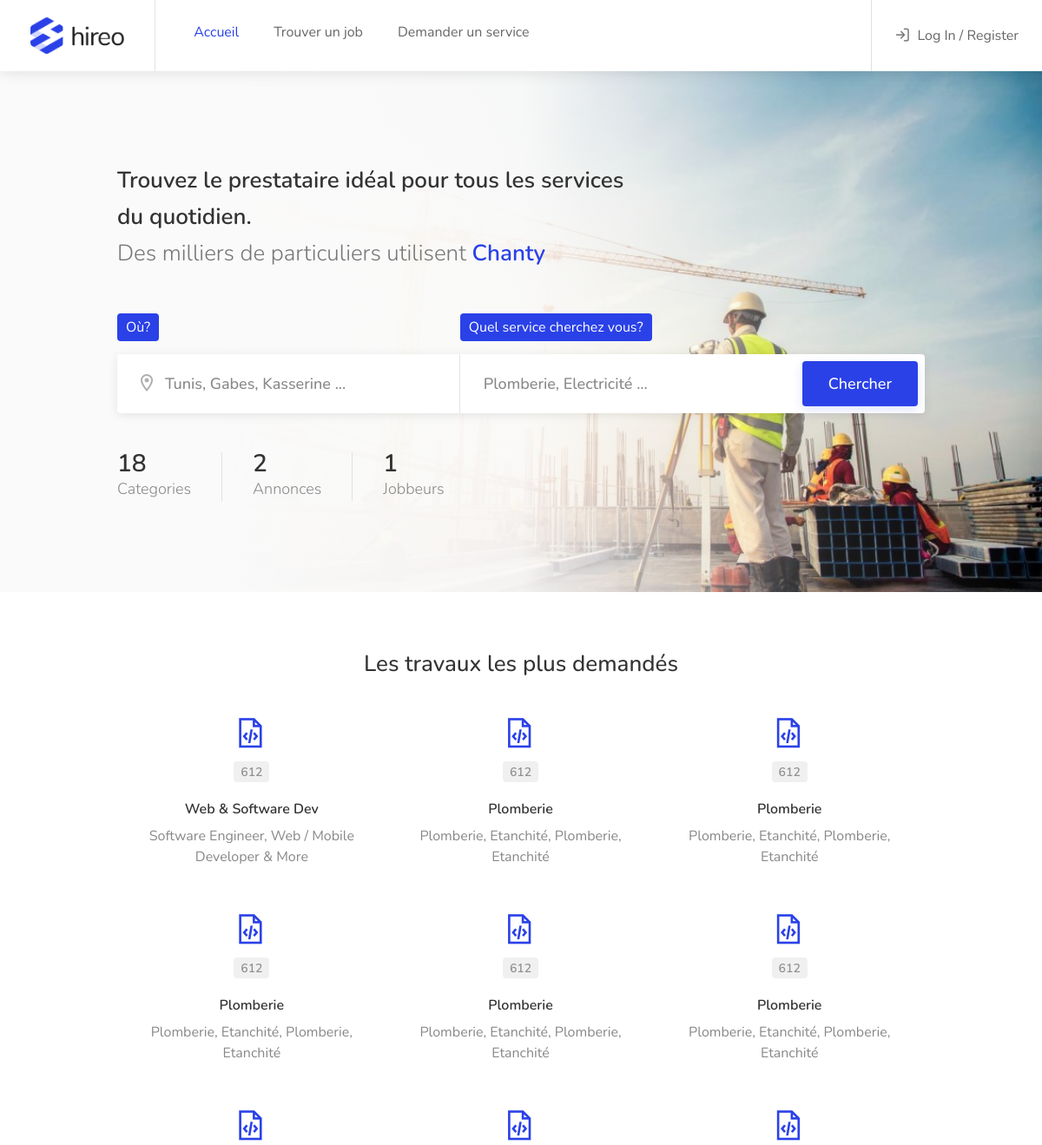
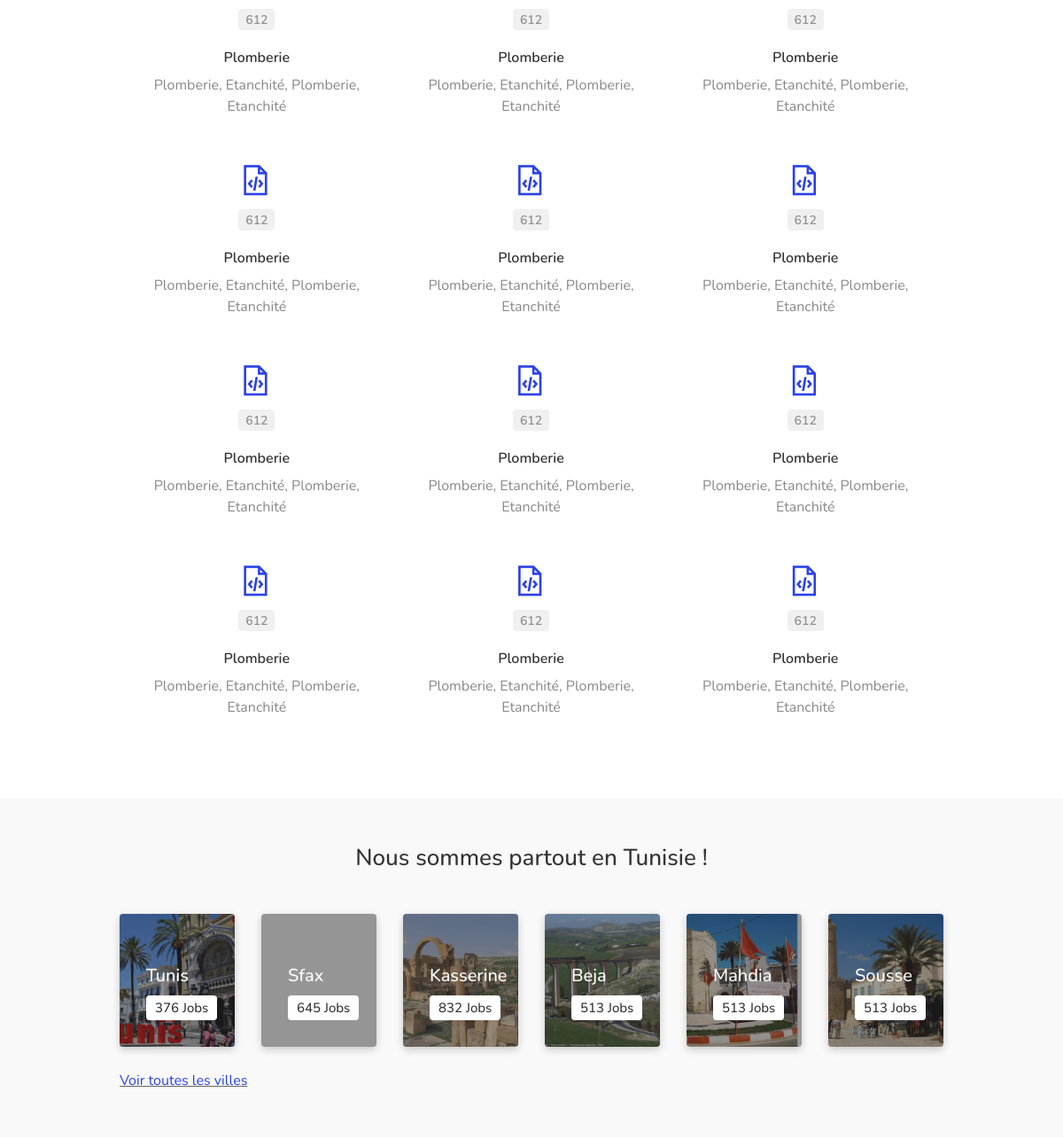
Before: / (upper part) with the older database file (2 pictures, top to bottom).
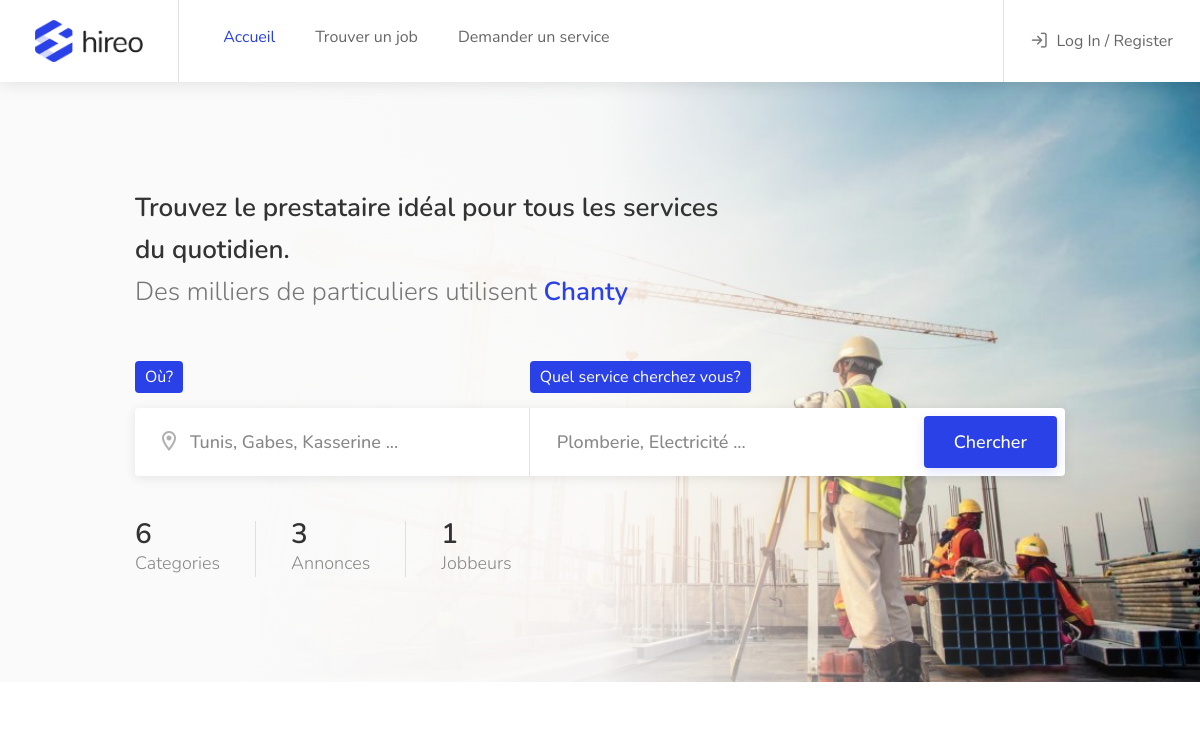
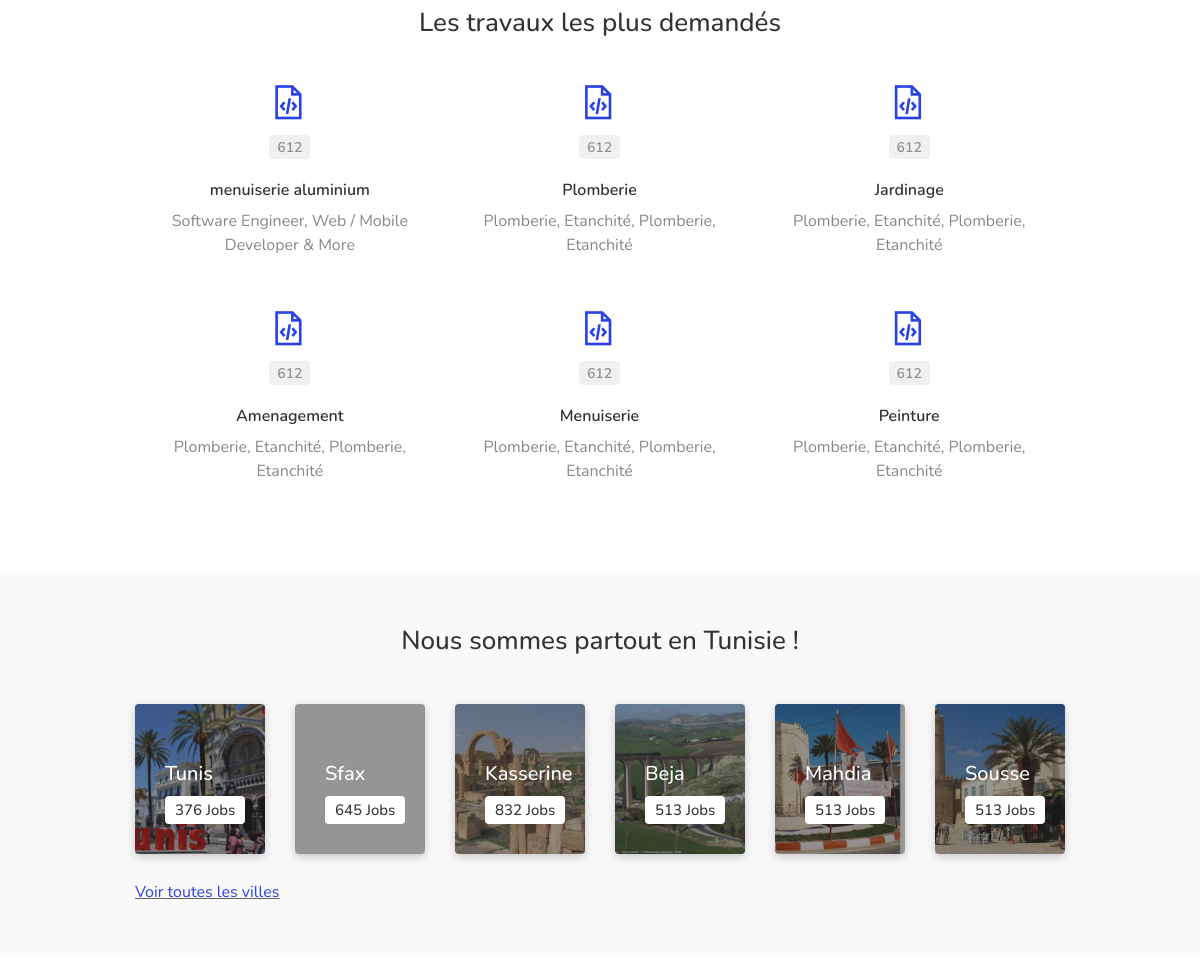
After: the same page with the newer database file (2 pictures, top to bottom).
### tables this page shows
CREATE TABLE `categorie` (
  `id` int(11) NOT NULL,
  `nom` varchar(255) NOT NULL,
  `description` varchar(255) NOT NULL,
  `photo` varchar(255) NOT NULL
);

### controller/home.controller.php (called while the page is built, shortened)
<?php
    require ('model/annonce.php');
    require ('model/categorie.php');
    require ('model/utilisateur.php');
    $categories=categorie::getCategories();
    $nbCategories=categorie::getNbCategories();
    $nbAnnonces=annonce::getNbAnnonces();
    $nbJobbeurs=utilisateur::getNbJobbeurs();
    if(isset($_SESSION["user"])){
        $store=$_SESSION['user'];
        $user=unserialize($store);
        require('view/login/loggedIn.view.php');
    }
    else{
        require('view/login/loggedOut.view.php');
    }
    require('view/home.view.php');
    require('view/template/template.php');
?>

### model/categorie.php (called while the page is built, shortened)
<?php
class categorie{
    public static function getCategories(){
        global $db;
        $req = $db->prepare('SELECT id,nom, description,photo FROM categorie;');
        $req->execute();
        return $req;
    }
    public static function getNbCategories(){
    	global $db;
		$req = $db->query("SELECT  COUNT(*) as NbCat FROM categorie;" );
		$donnees = $req->fetch();
		return $donnees['NbCat'];
    }
}

### model/annonce.php (called while the page is built, shortened)
<?php
class annonce{
    public static function getNbAnnonces(){
        global $db;
        $req = $db->prepare('select count(*) as nb from annonce;');
        $req->execute();
        $res=$req->fetch();
        return $res['nb'];
    }
}
?>

### model/utilisateur.php (called while the page is built, shortened)
<?php
class utilisateur{
    public static function getNbJobbeurs(){
        global $db;
        $req = $db->prepare('select count(*) as nb from utilisateur where type="jobbeur";');
        $req->execute();
        $res=$req->fetch();
        return $res['nb'];
    }
}

### view/home.view.php (the view, shortened to what this page needs)
<div class="intro-banner" data-background-image="public/images/home-background.jpg">
	<div class="container">
		<div class="row">
			<div class="col-md-12">
				<div class="banner-headline">
					<h3>
						<strong>Trouvez le prestataire idéal pour tous les services du quotidien.</strong>
						<br>
						<span>Des milliers de particuliers utilisent <strong class="color">Chanty</strong></span>
					</h3>
				</div>
			</div>
		</div>
		<div class="row">
			<div class="col-md-12">
				<div class="intro-banner-search-form margin-top-95">
					<div class="intro-search-field with-autocomplete">
						<label for="autocomplete-input" class="field-title ripple-effect">Où?</label>
						<div class="input-with-icon">
							<input id="autocomplete-input" type="text" placeholder="Tunis, Gabes, Kasserine ...">
						</div>
					</div>
					<div class="intro-search-field">
						<label for ="intro-keywords" class="field-title ripple-effect">Quel service cherchez vous?</label>
						<input id="intro-keywords" type="text" placeholder="Plomberie, Electricité ...">
					</div>
					<div class="intro-search-button">
						<button class="button ripple-effect" onclick="window.location.href='jobs-list-layout-full-page-map.html'">Chercher</button>
					</div>
				</div>
			</div>
		</div>
		<div class="row">
			<div class="col-md-12">
				<ul class="intro-stats margin-top-45 hide-under-992px">
					<li>
						<strong class="counter"> <?= $nbCategories ?></strong>
						<span>Categories</span>
					</li>
					<li>
						<strong class="counter"><?= $nbAnnonces ?></strong>
						<span>Annonces</span>
					</li>
					<li>
						<strong class="counter"><?= $nbJobbeurs ?></strong>
						<span>Jobbeurs</span>
					</li>
				</ul>
			</div>
		</div>
	</div>
</div>
<div class="section margin-top-65">
	<div class="container">
		<div class="row">
			<div class="col-xl-12">
				<div class="section-headline centered margin-bottom-15">
					<h3>Les travaux les plus demandés</h3>
				</div>
				<div class="categories-container">
                    <?php
				    while($categorie=$categories->fetch()){
				     ?>
					<a href="jobs-grid-layout-full-page.html" class="category-box">
						<div class="category-box-icon">
							<i class="<?= $categorie["photo"]?>"></i>
						</div>
						<div class="category-box-counter">612</div>
						<div class="category-box-content">
							<h3><?= $categorie["nom"] ?></h3>
							<p><?= $categorie["description"]?></p>
						</div>
					</a>
				    <?php
				    }
				    ?>
                </div>
            </div>
        </div>
    </div>
</div>
<div class="section gray margin-top-65 margin-bottom-65 padding-bottom-50 padding-top-50">
	<div class="container">
		<div class="row">
			<div class="col-xl-12">
				<div class="section-headline centered margin-top-0 margin-bottom-45">
					<h3>Nous sommes partout en Tunisie !</h3>
				</div>
			</div>
                <div class="col-xl-2 col-md-2">
                    <a href="jobs-list-layout-1.html" class="photo-box" data-background-image="public/images/villes/tunis.jpg">
                        <div class="photo-box-content">
                            <h3>Tunis</h3>
                            <span>376 Jobs</span>
                        </div>
                    </a>
                </div>
                <div class="col-xl-2 col-md-6">
                    <a href="jobs-list-layout-full-page-map.html" class="photo-box" data-background-image="public/images/villes/sfax.jpg">
                        <div class="photo-box-content">
                            <h3>Sfax</h3>
                            <span>645 Jobs</span>
                        </div>
                    </a>
                </div>
                <div class="col-xl-2 col-md-6">
                    <a href="jobs-grid-layout-full-page.html" class="photo-box" data-background-image="public/images/villes/kasserine.jpg">
                        <div class="photo-box-content">
                            <h3>Kasserine</h3>
                            <span>832 Jobs</span>
                        </div>
                    </a>
                </div>
                <div class="col-xl-2 col-md-6">
                    <a href="jobs-list-layout-2.html" class="photo-box" data-background-image="public/images/villes/beja.jpg">
                        <div class="photo-box-content">
                            <h3>Beja</h3>
                            <span>513 Jobs</span>
                        </div>
                    </a>
                </div>
                <div class="col-xl-2 col-md-6">
                    <a href="jobs-list-layout-2.html" class="photo-box" data-background-image="public/images/villes/mahdia.jpg">
                        <div class="photo-box-content">
                            <h3>Mahdia</h3>
                            <span>513 Jobs</span>
                        </div>
                    </a>
                </div>
                <div class="col-xl-2 col-md-6">
                    <a href="jobs-list-layout-2.html" class="photo-box" data-background-image="public/images/villes/sousse.jpg">
                        <div class="photo-box-content">
                            <h3>Sousse</h3>
                            <span>513 Jobs</span>
                        </div>
                    </a>
                </div>
			<div class="col-xl-12">
				<div class="font-size-3 font-weight-medium d-block " style="text-decoration: underline;">
					<a href="villes.html">
                        Voir toutes les villes
                    </a>
				</div>
			</div>
		</div>
	</div>
</div>
<?php $content = ob_get_clean(); ?>

### view/login/loggedOut.view.php (shortened to what this page needs)
<div class="right-side">
<div class="header-widget">
    <a href="#sign-in-dialog" class="popup-with-zoom-anim log-in-button"><i class="icon-feather-log-in"></i> <span>Log In / Register</span></a>
</div>
</div>
<?php $rightSide= ob_get_clean();?>

### index.php (shortened to what this page needs)
<?php
$controller='home';
if(isset($_REQUEST['controller'])){
    $controller=$_REQUEST['controller'];
    switch($controller){
        default:
        include('controller/'.$controller.'.controller.php');
    }
}
else{
    include('controller/'.$controller.'.controller.php');
}
?>

### view/template/template.php (shortened to what this page needs)
<!doctype html>
<html lang="en">
<head>
<link rel="stylesheet" href="public/css/style.css">
<link rel="stylesheet" href="public/css/colors/blue.css">
</head><body>
<div id="wrapper">
<header id="header-container" class="fullwidth">
	<div id="header">
		<div class="container">
			<div class="left-side">
				<div id="logo">
					<a href="index.php"><img src="public/images/logo.png" alt=""></a>
				</div>
				<nav id="navigation">
					<ul id="responsive">
						<li>
							<a href="index.php" class="current">Accueil</a>
						</li>
						<li>
							<a href="#">Trouver un job</a>
						</li>
						<li>
							<a href="#">Demander un service</a>
						</li>
					</ul>
				</nav>
			</div>
			<?= $rightSide?>
		</div>
	</div>
</header>
<?php if(isset($dashboard)){?>
	<div class="dashboard-container">
	<?php echo($dashboard);
	if(isset($content))echo($content);
	?>
	</div>
	<?php
}else{
?>
<div>
<?php if(isset($content))echo($content); ?>
</div>
<?php }?>
</div>
</body>
</html>

### public/css/colors/blue.css (style rules this page uses)
a,.header-widget .log-in-button:hover i,.notification-text span.color,.header-notifications-content .notification-text span.color,ul.user-menu-small-nav li a:hover,ul.user-menu-small-nav li a:hover i,#navigation ul li:hover a:after,#navigation ul li a.current,#navigation ul li a.current:after,#navigation ul li:hover a,#breadcrumbs ul li a:hover,#breadcrumbs.white ul li a:hover,.single-page-header .header-details li a:hover,.blog-post-content h3 a:hover,#posts-nav li a:hover,.task-tags span,.freelancer-detail-item a:hover,.list-4 li:before,.list-3 li:before,.list-2 li:before,.list-1 li:before,.share-buttons-content span strong,.keyword,.banner-headline strong.color,.category-box-icon,.recommended .pricing-plan-label,.recommended .pricing-plan-label strong,.boxed-widget.summary li.total-costs span,.testimonial-box:before,.single-counter h3,.popup-tabs-nav li.active a,.dialog-with-tabs .forgot-password:hover,.dropdown-menu>li>a:hover,.dropdown-menu>.active>a,.dropdown-menu>.active>a:hover,.bootstrap-select .dropdown-menu li.selected a span.check-mark:before,.bootstrap-select .dropdown-menu li.selected:hover a span.check-mark:before,.boxed-list-headline h3 i,.boxed-list-item .item-details .detail-item a:hover,.job-overview .job-overview-inner ul li i,.dashboard-nav ul:before,.dashboard-nav ul li.active-submenu a i,.dashboard-nav ul li.active a i,.dashboard-nav ul li:hover a i,.dashboard-nav ul li.active-submenu a,.dashboard-nav ul li:hover a,.dashboard-nav ul li.active a,.dashboard-nav ul li.active-submenu a:after,.dashboard-nav ul li.active a:after,.dashboard-nav ul li:hover a:after,.dashboard-box .headline h3 i,.help-icon,.header-widget .log-in-button:hover,.header-widget .log-in-button:hover i { color:#2a41e8 }
#backtotop a,.header-notifications-trigger span,a.header-notifications-button,#navigation ul ul.dropdown-nav ul.dropdown-nav li:hover a:after,#navigation ul ul.dropdown-nav li:hover a:after,.mm-menu em.mm-counter,.language-switcher.bootstrap-select.btn-group.open button,.language-switcher.bootstrap-select.btn-group button:hover,.footer-links ul li a span:before,.newsletter button,.pagination ul li a.current-page,a.blog-post-info:hover,#posts-nav li a:hover span,.comment-by a.reply:hover,.contact-address-headline:after,.enable-filters-button span,.enable-filters-button i,.job-listing.with-apply-button:hover .list-apply-button,.letters-list a.current,span.button,button.button,input[type=button],input[type=submit],a.button,.list-1 li:before,mark.color,table.basic-table th,.copy-url .copy-url-button,.keyword-input-container .keyword-input-button,.tags-container input[type=checkbox]:checked+label,input:checked+.switch-button,.radio input[type=radio]+label .radio-label:after,.uploadButton .uploadButton-button:hover,.pricing-plan .button:hover,.pricing-plan.recommended .button,.pricing-plan .recommended-badge,.payment-tab-trigger>input:checked~label::after,.breathing-icon,.icon-box-check,.testimonial-author span,.qtyInc:hover,.qtyDec:hover,#sign-in-dialog .mfp-close:hover,#small-dialog-1 .mfp-close:hover,#small-dialog-2 .mfp-close:hover,#small-dialog-3 .mfp-close:hover,#small-dialog-4 .mfp-close:hover,#small-dialog .mfp-close:hover,.slider-selection,.cluster-visible,.marker-container,.custom-zoom-in:hover,.custom-zoom-out:hover,#geoLocation:hover,#streetView:hover,#scrollEnabling:hover,#scrollEnabling.enabled,a.apply-now-button,a.attachment-box:hover,.freelancer-indicators .indicator-bar span,.dashboard-nav ul li span.nav-tag,.dashboard-box .button.dark:not(.ico):hover,.messages-inbox ul li:before,.message-by h5 i,.message-bubble.me .message-text { background-color:#2a41e8 }
.transparent-header #navigation>ul li:hover ul li:hover a:after,.transparent-header #navigation>ul li:hover a:after,.transparent-header #navigation>ul li a.current:after,.compact-list-layout .job-listing:before,.tasks-list-container.compact-list .task-listing:before,.compact-list.freelancers-list-layout .freelancer:before,.accordion-header,.tabs-header,.intro-search-field .field-title,.category-box:hover,.photo-box:hover:before,.photo-box.small .photo-box-content span,.slick-prev:hover,.slick-next:hover,.bootstrap-select.btn-group .bs-actionsbox div button:hover { background:#2a41e8 }
#navigation ul li a.current:after { background:rgba(42,65,232,.13) }
span.button,button.button,input[type=button],input[type=submit],a.button { box-shadow:0 4px 12px rgba(42,65,232,.15) }

Changed rows visible on the page:
removed categorie: nom "Plomberie", description "Plomberie, Etanchité, Plomberie, Etanchité"
removed categorie: nom "Plomberie", description "Plomberie, Etanchité, Plomberie, Etanchité"
removed categorie: nom "Plomberie", description "Plomberie, Etanchité, Plomberie, Etanchité"
removed categorie: nom "Plomberie", description "Plomberie, Etanchité, Plomberie, Etanchité"
removed categorie: nom "Plomberie", description "Plomberie, Etanchité, Plomberie, Etanchité"
removed categorie: nom "Plomberie", description "Plomberie, Etanchité, Plomberie, Etanchité"
removed categorie: nom "Plomberie", description "Plomberie, Etanchité, Plomberie, Etanchité"
removed categorie: nom "Plomberie", description "Plomberie, Etanchité, Plomberie, Etanchité"
removed categorie: nom "Plomberie", description "Plomberie, Etanchité, Plomberie, Etanchité"
removed categorie: nom "Plomberie", description "Plomberie, Etanchité, Plomberie, Etanchité"
removed categorie: nom "Plomberie", description "Plomberie, Etanchité, Plomberie, Etanchité"
removed categorie: nom "Plomberie", description "Plomberie, Etanchité, Plomberie, Etanchité"
changed categorie "Software Engineer, Web / Mobile Developer & More": nom "Web & Software Dev" → "menuiserie aluminium"
changed categorie: nom "Plomberie" → "Jardinage"
changed categorie: nom "Plomberie" → "Amenagement"
changed categorie: nom "Plomberie" → "Menuiserie"
changed categorie: nom "Plomberie" → "Peinture"
Other visible differences:
$nbCategories: "18" → "6"
$nbAnnonces: "2" → "3"
